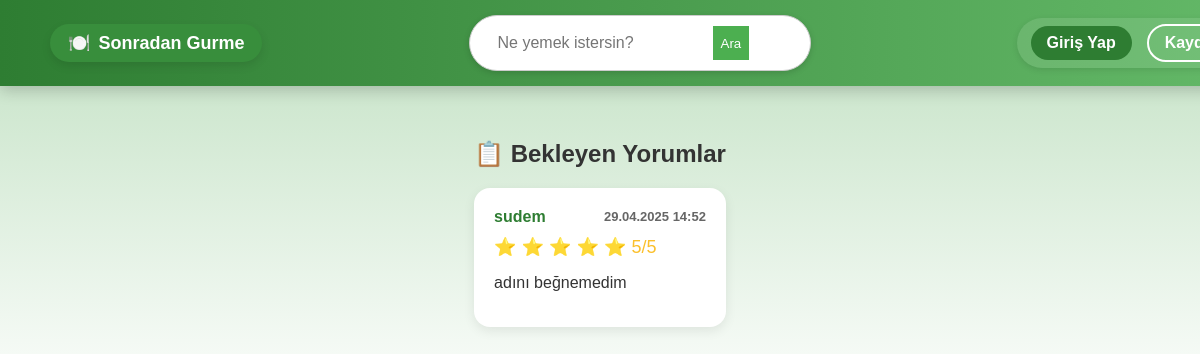
The page /sgapp/yorum-inceleme/ on the database its author committed.
### sgapp/models.py (models this page shows, shortened)
class Review(models.Model):
    RATING_CHOICES = [(i, str(i)) for i in range(1, 6)]
    user = models.ForeignKey(User, on_delete=models.CASCADE)
    restaurant_name = models.CharField(max_length=255)
    comment = models.TextField()
    rating = models.IntegerField(choices=RATING_CHOICES)
    created_at = models.DateTimeField(auto_now_add=True)
    status = models.CharField(max_length=20, choices=[
        ('pending', 'Bekliyor'),
        ('approved', 'Onaylandı'),
        ('rejected', 'Reddedildi')
    ], default='pending')

class User(AbstractUser):
    ROLE_CHOICES = (
        ('normal', 'Normal Kullanıcı'),
        ('gurme', 'Gurme'),
        ('moderator', 'Moderatör'),
    )
    role = models.CharField(max_length=10, choices=ROLE_CHOICES, default='normal')
    bio = models.TextField(blank=True)
    profile_picture = models.ImageField(upload_to='profiles/', null=True, blank=True)
    favorite_dish = models.CharField(max_length=100, blank=True, null=True)

### sgapp/views.py (the view)
# urls.py: path('yorum-inceleme/', views.yorum_inceleme_view, name='yorum_inceleme'),
def yorum_inceleme_view(request):
    yorumlar = Review.objects.filter(status='pending')
    return render(request, 'yorum_inceleme.html', {'yorumlar': yorumlar})

### templates/yorum_inceleme.html
{% extends "base.html" %}
{% block content %}
<div class="yorum-inceleme-container">
    <h2>📋 Bekleyen Yorumlar</h2>
    {% if yorumlar %}
        {% for yorum in yorumlar %}
            <div class="yorum-karti">
                <div class="yorum-header">
                    <strong>{{ yorum.user.username }}</strong>
                    <span class="yorum-tarih">{{ yorum.created_at|date:"d.m.Y H:i" }}</span>
                </div>
                <div class="yorum-puan">
                    {% for i in "12345"|slice:":yorum.rating"|make_list %}
                        ⭐
                    {% endfor %}
                    <span>{{ yorum.rating }}/5</span>
                </div>
                <p class="yorum-metin">{{ yorum.comment }}</p>
            </div>
        {% endfor %}
    {% else %}
        <p>Bekleyen yorum bulunamadı.</p>
    {% endif %}
</div>
{% endblock %}

### static/css/styles.css (style rules this page uses)
body { font-family: 'Poppins', sans-serif; background: linear-gradient(to bottom, #c0e0c1, #ffffff); color: #333; margin: 0; padding: 0; display: flex; flex-direction: column; align-items: center; }
.yorum-inceleme-container { max-width: 800px; margin: 100px auto 50px; padding: 20px; text-align: center; }
.yorum-karti { background-color: #ffffff; border-radius: 16px; box-shadow: 0 4px 12px rgba(0,0,0,0.08); padding: 20px; margin-bottom: 25px; text-align: left; }
.yorum-header { display: flex; justify-content: space-between; align-items: center; font-weight: bold; margin-bottom: 10px; color: #2e7d32; }
.yorum-tarih { font-size: 13px; color: #666; }
.yorum-puan { font-size: 18px; color: #fbc02d; margin-bottom: 10px; }
.yorum-metin { color: #333; margin-bottom: 15px; }

### rows shown on the page
Review: user.username "sudem", created_at "29.04.2025 14:52", rating "5", comment "adını beğnemedim"
